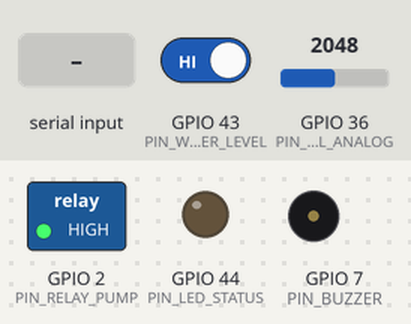
Simulated run of this sketch. Board: ESP32. On the bench: switched loads named in the sketch (green lamp = pin HIGH), output pins drawn as LEDs (lit = HIGH), buzzer (waves = sounding, pin HIGH). Inputs (shaded band) come from the test bench; at power-on: GPIO 43 (PIN_WATER_LEVEL) HIGH, GPIO 36 (PIN_SOIL_ANALOG) = 2048. WiFi joins after 1.5 s; servers stay silent unless stated; random numbers use the default seed unless the sketch sets one; what the sketch prints to the serial monitor is not drawn.

Above: at 3.2 s.
3.3 s: GPIO 43 (PIN_WATER_LEVEL) driven LOW
At 5.2 s:
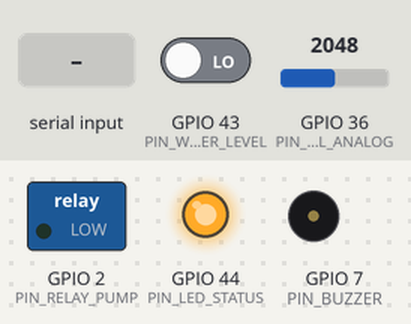
5.5 s: GPIO 43 (PIN_WATER_LEVEL) driven HIGH
At 6.06 s:
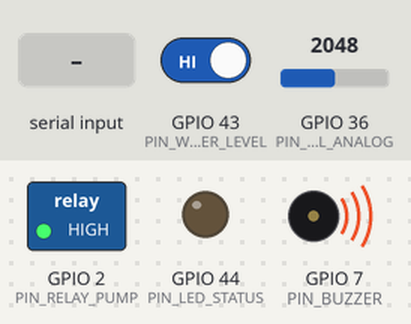
11.4 s: "P" received over Serial
At 11.8 s:
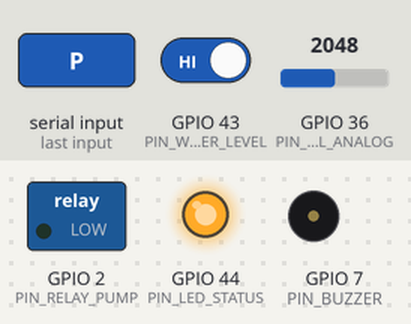
14.9 s: "A" received over Serial
16.4 s: "p" received over Serial
At 17.5 s:
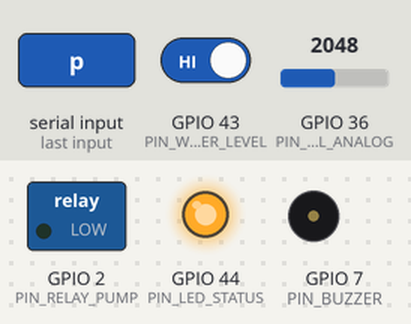
Timing chart, 0 to 32.9 s (numbered marks = the images above; inputs shaded):
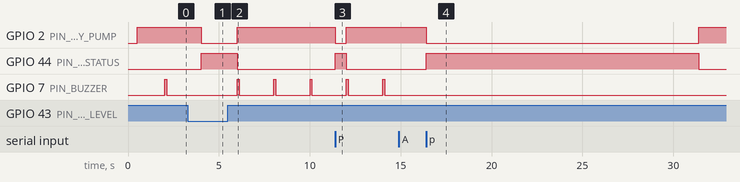

Measured:
- after the input at 3.3 s, GPIO 2 (PIN_RELAY_PUMP): HIGH → LOW after 0.72 s; GPIO 44 (PIN_LED_STATUS): LOW → HIGH after 0.72 s
- after the input at 5.5 s, GPIO 2 (PIN_RELAY_PUMP): LOW → HIGH after 0.52 s; GPIO 44 (PIN_LED_STATUS): HIGH → LOW after 0.52 s; GPIO 7 (PIN_BUZZER): alternates HIGH for 0.10 s and LOW for 1.9 s, starting after 0.52 s
- after the input at 11.4 s, GPIO 2 (PIN_RELAY_PUMP): HIGH → LOW at once, → HIGH 0.62 s later; GPIO 44 (PIN_LED_STATUS): LOW → HIGH at once, → LOW 0.62 s later
- after the input at 14.9 s, every drawn part: stays the same
- after the input at 16.4 s, GPIO 2 (PIN_RELAY_PUMP): HIGH → LOW at once, → HIGH 15.0 s later; GPIO 44 (PIN_LED_STATUS): LOW → HIGH at once, → LOW 15.0 s later

The sketch:

smart_plant_nodemcu.ino
```cpp
/*
 * Smart Plant Monitoring & Precision Irrigation System
 * Target Platform: NodeMCU ESP8266 (ESP-12E Module)
 *
 * Sensors:
 *  - Capacitive Soil Moisture Sensor (Analog: A0)
 *  - DHT11 / DHT22 Temperature & Humidity Sensor (Digital: D2 / GPIO4)
 *  - LDR Light Sensor (or Digital Light Switch: D5 / GPIO14)
 *  - Ultrasonic / Water Level Probe (Digital: D6 / GPIO12)
 * Actuators:
 *  - 5V Relay Module for Submersible Water Pump (Digital: D1 / GPIO5 - Active LOW)
 *  - Status LED / Grow Light (Digital: D7 / GPIO13)
 *  - Buzzer for Low Reservoir Warning (Digital: D8 / GPIO15)
 *  - Optional I2C 16x2 LCD or SSD1306 OLED (SCL: D1, SDA: D2)
 *
 * Communication:
 *  - WiFi (802.11 b/g/n)
 *  - HTTP / MQTT Telemetry Publish & Remote Control
 */

#include <ESP8266WiFi.h>

// WiFi Configuration (Set your network credentials)
const char* ssid = "YOUR_WIFI_SSID";
const char* password = "YOUR_WIFI_PASSWORD";

// Hardware Pin Definitions
#define PIN_SOIL_ANALOG      A0     // NodeMCU ADC0 (0 - 1023)
#define PIN_RELAY_PUMP       D1     // GPIO5 - Controls 5V Water Pump Relay
#define PIN_DHT_DATA         D2     // GPIO4 - DHT11/DHT22 Data pin
#define PIN_WATER_LEVEL      D6     // GPIO12 - Reservoir water level switch
#define PIN_LED_STATUS       D7     // GPIO13 - System indicator / Grow light
#define PIN_BUZZER           D8     // GPIO15 - Low water alert buzzer

// Calibration constants for Soil Moisture Sensor (Analog reading 0 - 1023)
// In air (dry): ~850-1024, In water (wet): ~350-450
const int DRY_SENSOR_VALUE = 850;
const int WET_SENSOR_VALUE = 400;

// Threshold values (Hysteresis control)
int dryThreshold = 30;      // Turn pump ON if moisture falls below 30%
int targetMoisture = 65;    // Turn pump OFF when moisture reaches 65%

// State Variables
int currentMoisture = 55;
float currentTemp = 24.5;
float currentHumidity = 60.0;
bool isPumpActive = false;
bool isWaterAvailable = true;
bool autoMode = true;

// Timing Control (Non-blocking using millis)
unsigned long lastSensorReadTime = 0;
const unsigned long SENSOR_INTERVAL = 2000;    // Read sensors every 2s
unsigned long pumpStartTime = 0;
const unsigned long MAX_PUMP_RUN_TIME = 15000; // Safety cutoff: 15s max continuous pumping

void setup() {
  Serial.begin(115200);
  delay(500);
  Serial.println();
  Serial.println(F("=================================================="));
  Serial.println(F("   SMART PLANT MONITORING & IRRIGATION SYSTEM     "));
  Serial.println(F("      NodeMCU ESP8266 Firmware v2.1               "));
  Serial.println(F("=================================================="));

  // Configure Pins
  pinMode(PIN_RELAY_PUMP, OUTPUT);
  pinMode(PIN_LED_STATUS, OUTPUT);
  pinMode(PIN_BUZZER, OUTPUT);
  pinMode(PIN_WATER_LEVEL, INPUT_PULLUP);

  // Relay modules are typically Active LOW: HIGH = OFF, LOW = ON
  digitalWrite(PIN_RELAY_PUMP, HIGH);
  digitalWrite(PIN_LED_STATUS, LOW);
  digitalWrite(PIN_BUZZER, LOW);

  // Connect to WiFi
  connectWiFi();
}

void loop() {
  unsigned long now = millis();

  // Read sensors periodically
  if (now - lastSensorReadTime >= SENSOR_INTERVAL) {
    lastSensorReadTime = now;
    readSensors();
    evaluateIrrigationLogic();
    printTelemetry();
  }

  // Safety Timer: Prevent pump burnout or reservoir flooding
  if (isPumpActive && (now - pumpStartTime >= MAX_PUMP_RUN_TIME)) {
    Serial.println(F("[SAFETY WARNING] Max pump runtime reached (15s). Forcing pump OFF."));
    setPump(false, "Emergency safety timeout");
  }

  // Process incoming Serial commands for hardware testing / simulation
  handleSerialCommands();
}

// Read Analog Soil Moisture and compute calibrated percentage
void readSensors() {
  int rawAnalog = analogRead(PIN_SOIL_ANALOG);

  // Map raw analog reading to 0 - 100%
  // Invert because higher analog reading typically means drier soil on resistive/capacitive modules
  int mappedMoisture = map(rawAnalog, DRY_SENSOR_VALUE, WET_SENSOR_VALUE, 0, 100);
  currentMoisture = constrain(mappedMoisture, 0, 100);

  // Read reservoir level sensor (LOW = water present with pullup)
  isWaterAvailable = (digitalRead(PIN_WATER_LEVEL) == LOW);

  // Simulated ambient readings (or DHT.readTemperature() / DHT.readHumidity() if library included)
  currentTemp = 24.0 + (random(-10, 15) / 10.0);
  currentHumidity = 55.0 + (random(-20, 20) / 10.0);
}

// Hysteresis & Closed-Loop Feedback Control Logic
void evaluateIrrigationLogic() {
  if (!autoMode) return;

  // Safety check: Do not run pump if reservoir is dry
  if (!isWaterAvailable) {
    if (isPumpActive) {
      setPump(false, "Low water reservoir safety lockout");
    }
    digitalWrite(PIN_BUZZER, HIGH);
    delay(100);
    digitalWrite(PIN_BUZZER, LOW);
    return;
  }

  // Case 1: Moisture is below dry threshold -> Activate pump
  if (currentMoisture < dryThreshold && !isPumpActive) {
    setPump(true, "Moisture below threshold");
  }

  // Case 2: Moisture reached or exceeded target moisture -> Deactivate pump
  if (currentMoisture >= targetMoisture && isPumpActive) {
    setPump(false, "Target moisture satisfied");
  }
}

// Actuator Controller
void setPump(bool state, const char* reason) {
  isPumpActive = state;
  if (state) {
    digitalWrite(PIN_RELAY_PUMP, LOW);  // Active LOW relay ON
    digitalWrite(PIN_LED_STATUS, HIGH); // Status LED ON
    pumpStartTime = millis();
    Serial.print(F("[ACTUATOR] Pump turned ON -> Reason: "));
  } else {
    digitalWrite(PIN_RELAY_PUMP, HIGH); // Active LOW relay OFF
    digitalWrite(PIN_LED_STATUS, LOW);  // Status LED OFF
    Serial.print(F("[ACTUATOR] Pump turned OFF -> Reason: "));
  }
  Serial.println(reason);
}

// WiFi Connection Handler
void connectWiFi() {
  Serial.print(F("Connecting to WiFi: "));
  Serial.println(ssid);
  WiFi.mode(WIFI_STA);
  WiFi.begin(ssid, password);

  int attempts = 0;
  while (WiFi.status() != WL_CONNECTED && attempts < 15) {
    delay(500);
    Serial.print(F("."));
    attempts++;
  }

  if (WiFi.status() == WL_CONNECTED) {
    Serial.println();
    Serial.print(F("WiFi Connected! IP Address: "));
    Serial.println(WiFi.localIP());
  } else {
    Serial.println();
    Serial.println(F("WiFi connection timeout. Operating in Standalone/Offline mode."));
  }
}

// Telemetry output in JSON-compatible format for IoT dashboards
void printTelemetry() {
  Serial.print(F("{\"moisture\":"));
  Serial.print(currentMoisture);
  Serial.print(F(",\"temperature\":"));
  Serial.print(currentTemp, 1);
  Serial.print(F(",\"humidity\":"));
  Serial.print(currentHumidity, 1);
  Serial.print(F(",\"pump\":"));
  Serial.print(isPumpActive ? "1" : "0");
  Serial.print(F(",\"water_level\":"));
  Serial.print(isWaterAvailable ? "\"OK\"" : "\"LOW\"");
  Serial.println(F("}"));
}

// Handle test commands via Serial monitor
void handleSerialCommands() {
  if (Serial.available() > 0) {
    char cmd = Serial.read();
    if (cmd == 'P' || cmd == 'p') {
      setPump(!isPumpActive, "Manual Serial Toggle");
    } else if (cmd == 'A' || cmd == 'a') {
      autoMode = !autoMode;
      Serial.print(F("[MODE] Auto Mode set to: "));
      Serial.println(autoMode ? "ENABLED" : "DISABLED");
    } else if (cmd == 'D' || cmd == 'd') {
      // Simulate dry soil
      currentMoisture = 20;
      Serial.println(F("[TEST] Simulated Dry Soil (20%)"));
      evaluateIrrigationLogic();
    } else if (cmd == 'W' || cmd == 'w') {
      // Simulate wet soil
      currentMoisture = 75;
      Serial.println(F("[TEST] Simulated Wet Soil (75%)"));
      evaluateIrrigationLogic();
    }
  }
}
```
